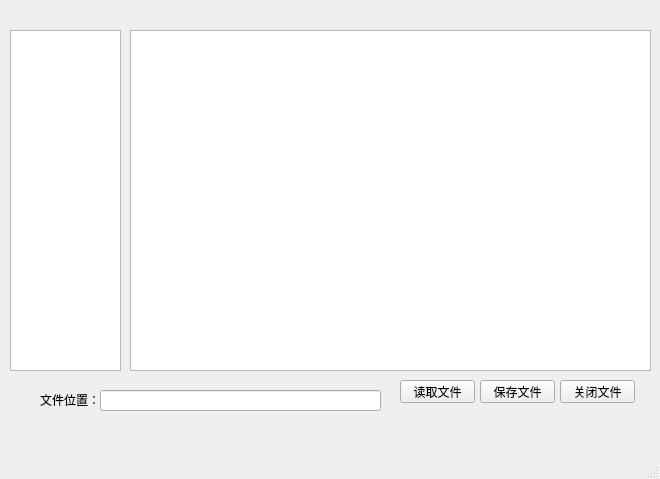
<?xml version="1.0" encoding="UTF-8"?>
<ui version="4.0">
 <class>MainWindow</class>
 <widget class="QMainWindow" name="MainWindow">
  <property name="geometry">
   <rect>
    <x>0</x>
    <y>0</y>
    <width>660</width>
    <height>479</height>
   </rect>
  </property>
  <property name="windowTitle">
   <string>MainWindow</string>
  </property>
  <widget class="QWidget" name="centralwidget">
   <widget class="QPlainTextEdit" name="file_txt">
    <property name="geometry">
     <rect>
      <x>130</x>
      <y>30</y>
      <width>521</width>
      <height>341</height>
     </rect>
    </property>
   </widget>
   <widget class="QLineEdit" name="file_dir">
    <property name="geometry">
     <rect>
      <x>100</x>
      <y>390</y>
      <width>281</width>
      <height>21</height>
     </rect>
    </property>
   </widget>
   <widget class="QWidget" name="widget" native="true">
    <property name="geometry">
     <rect>
      <x>380</x>
      <y>360</y>
      <width>261</width>
      <height>51</height>
     </rect>
    </property>
    <widget class="QPushButton" name="close_file">
     <property name="geometry">
      <rect>
       <x>180</x>
       <y>20</y>
       <width>75</width>
       <height>23</height>
      </rect>
     </property>
     <property name="text">
      <string>关闭文件</string>
     </property>
    </widget>
    <widget class="QPushButton" name="read_file">
     <property name="geometry">
      <rect>
       <x>20</x>
       <y>20</y>
       <width>75</width>
       <height>23</height>
      </rect>
     </property>
     <property name="text">
      <string>读取文件</string>
     </property>
    </widget>
    <widget class="QPushButton" name="save_file">
     <property name="geometry">
      <rect>
       <x>100</x>
       <y>20</y>
       <width>75</width>
       <height>23</height>
      </rect>
     </property>
     <property name="text">
      <string>保存文件</string>
     </property>
    </widget>
   </widget>
   <widget class="QLabel" name="files_addr">
    <property name="geometry">
     <rect>
      <x>40</x>
      <y>390</y>
      <width>61</width>
      <height>20</height>
     </rect>
    </property>
    <property name="text">
     <string>文件位置：</string>
    </property>
   </widget>
   <widget class="QListWidget" name="histry">
    <property name="geometry">
     <rect>
      <x>10</x>
      <y>30</y>
      <width>111</width>
      <height>341</height>
     </rect>
    </property>
   </widget>
  </widget>
  <widget class="QMenuBar" name="menubar">
   <property name="geometry">
    <rect>
     <x>0</x>
     <y>0</y>
     <width>660</width>
     <height>23</height>
    </rect>
   </property>
  </widget>
  <widget class="QStatusBar" name="statusbar"/>
 </widget>
 <tabstops>
  <tabstop>file_txt</tabstop>
  <tabstop>histry</tabstop>
  <tabstop>file_dir</tabstop>
  <tabstop>read_file</tabstop>
  <tabstop>save_file</tabstop>
  <tabstop>close_file</tabstop>
 </tabstops>
 <resources/>
 <connections/>
</ui>
